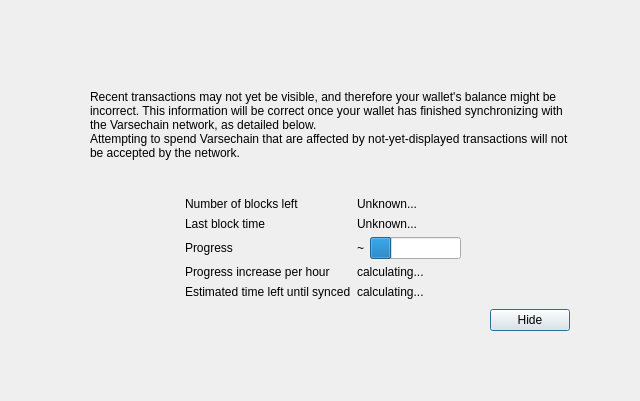
<?xml version="1.0" encoding="UTF-8"?>
<ui version="4.0">
 <class>ModalOverlay</class>
 <widget class="ModalOverlay" name="ModalOverlay">
  <property name="geometry">
   <rect>
    <x>0</x>
    <y>0</y>
    <width>640</width>
    <height>401</height>
   </rect>
  </property>
  <property name="windowTitle">
   <string>Form</string>
  </property>
  <layout class="QVBoxLayout" name="verticalLayout" stretch="0">
   <property name="sizeConstraint">
    <enum>QLayout::SetDefaultConstraint</enum>
   </property>
   <property name="leftMargin">
    <number>0</number>
   </property>
   <property name="topMargin">
    <number>0</number>
   </property>
   <property name="rightMargin">
    <number>0</number>
   </property>
   <property name="bottomMargin">
    <number>0</number>
   </property>
   <item>
    <widget class="QWidget" name="bgWidget" native="true">
     <property name="styleSheet">
      <string notr="true"/>
     </property>
     <layout class="QVBoxLayout" name="verticalLayoutMain" stretch="0">
      <property name="leftMargin">
       <number>60</number>
      </property>
      <property name="topMargin">
       <number>60</number>
      </property>
      <property name="rightMargin">
       <number>60</number>
      </property>
      <property name="bottomMargin">
       <number>60</number>
      </property>
      <item>
       <widget class="QWidget" name="contentWidget" native="true">
        <property name="styleSheet">
         <string notr="true"/>
        </property>
        <layout class="QVBoxLayout" name="verticalLayoutSub" stretch="1,0,0,0,0">
         <property name="spacing">
          <number>0</number>
         </property>
         <property name="leftMargin">
          <number>10</number>
         </property>
         <property name="topMargin">
          <number>10</number>
         </property>
         <property name="rightMargin">
          <number>10</number>
         </property>
         <property name="bottomMargin">
          <number>10</number>
         </property>
         <item>
          <layout class="QHBoxLayout" name="horizontalLayoutIconText" stretch="0,1">
           <property name="topMargin">
            <number>20</number>
           </property>
           <item>
            <layout class="QVBoxLayout" name="verticalLayoutIcon">
             <property name="leftMargin">
              <number>0</number>
             </property>
             <item>
              <widget class="QLabel" name="warningIcon">
               <property name="text">
                <string/>
               </property>
              </widget>
             </item>
             <item>
              <spacer name="verticalSpacerWarningIcon">
               <property name="orientation">
                <enum>Qt::Vertical</enum>
               </property>
               <property name="sizeHint" stdset="0">
                <size>
                 <width>20</width>
                 <height>40</height>
                </size>
               </property>
              </spacer>
             </item>
            </layout>
           </item>
           <item>
            <layout class="QVBoxLayout" name="verticalLayoutInfoText">
             <property name="leftMargin">
              <number>0</number>
             </property>
             <property name="topMargin">
              <number>0</number>
             </property>
             <item>
              <widget class="QLabel" name="infoText">
               <property name="text">
                <string>Recent transactions may not yet be visible, and therefore your wallet's balance might be incorrect. This information will be correct once your wallet has finished synchronizing with the Varsechain network, as detailed below.</string>
               </property>
               <property name="textFormat">
                <enum>Qt::RichText</enum>
               </property>
               <property name="wordWrap">
                <bool>true</bool>
               </property>
              </widget>
             </item>
             <item>
              <widget class="QLabel" name="infoTextStrong">
               <property name="text">
                <string>Attempting to spend Varsechain that are affected by not-yet-displayed transactions will not be accepted by the network.</string>
               </property>
               <property name="textFormat">
                <enum>Qt::RichText</enum>
               </property>
               <property name="wordWrap">
                <bool>true</bool>
               </property>
              </widget>
             </item>
             <item>
              <spacer name="verticalSpacerInTextSpace">
               <property name="orientation">
                <enum>Qt::Vertical</enum>
               </property>
               <property name="sizeHint" stdset="0">
                <size>
                 <width>20</width>
                 <height>40</height>
                </size>
               </property>
              </spacer>
             </item>
            </layout>
           </item>
          </layout>
         </item>
         <item>
          <spacer name="verticalSpacerAfterText">
           <property name="orientation">
            <enum>Qt::Vertical</enum>
           </property>
           <property name="sizeHint" stdset="0">
            <size>
             <width>20</width>
             <height>40</height>
            </size>
           </property>
          </spacer>
         </item>
         <item>
          <layout class="QFormLayout" name="formLayout">
           <property name="fieldGrowthPolicy">
            <enum>QFormLayout::FieldsStayAtSizeHint</enum>
           </property>
           <property name="formAlignment">
            <set>Qt::AlignHCenter|Qt::AlignTop</set>
           </property>
           <property name="horizontalSpacing">
            <number>6</number>
           </property>
           <property name="verticalSpacing">
            <number>6</number>
           </property>
           <property name="topMargin">
            <number>10</number>
           </property>
           <item row="0" column="0">
            <widget class="QLabel" name="labelNumberOfBlocksLeft">
             <property name="text">
              <string>Number of blocks left</string>
             </property>
            </widget>
           </item>
           <item row="0" column="1">
            <widget class="QLabel" name="numberOfBlocksLeft">
             <property name="text">
              <string>Unknown...</string>
             </property>
            </widget>
           </item>
           <item row="1" column="0">
            <widget class="QLabel" name="labelLastBlockTime">
             <property name="text">
              <string>Last block time</string>
             </property>
            </widget>
           </item>
           <item row="1" column="1">
            <widget class="QLabel" name="newestBlockDate">
             <property name="sizePolicy">
              <sizepolicy hsizetype="Maximum" vsizetype="Preferred">
               <horstretch>0</horstretch>
               <verstretch>0</verstretch>
              </sizepolicy>
             </property>
             <property name="text">
              <string>Unknown...</string>
             </property>
            </widget>
           </item>
           <item row="2" column="0">
            <widget class="QLabel" name="labelSyncDone">
             <property name="text">
              <string>Progress</string>
             </property>
            </widget>
           </item>
           <item row="2" column="1">
            <layout class="QHBoxLayout" name="horizontalLayoutSync" stretch="0,1">
             <item>
              <widget class="QLabel" name="percentageProgress">
               <property name="text">
                <string notr="true">~</string>
               </property>
              </widget>
             </item>
             <item>
              <widget class="QProgressBar" name="progressBar">
               <property name="value">
                <number>24</number>
               </property>
               <property name="format">
                <string/>
               </property>
              </widget>
             </item>
            </layout>
           </item>
           <item row="4" column="0">
            <widget class="QLabel" name="labelProgressIncrease">
             <property name="text">
              <string>Progress increase per hour</string>
             </property>
            </widget>
           </item>
           <item row="4" column="1">
            <widget class="QLabel" name="progressIncreasePerH">
             <property name="text">
              <string>calculating...</string>
             </property>
            </widget>
           </item>
           <item row="5" column="0">
            <widget class="QLabel" name="labelEstimatedTimeLeft">
             <property name="text">
              <string>Estimated time left until synced</string>
             </property>
            </widget>
           </item>
           <item row="5" column="1">
            <widget class="QLabel" name="expectedTimeLeft">
             <property name="text">
              <string>calculating...</string>
             </property>
            </widget>
           </item>
          </layout>
         </item>
         <item>
          <layout class="QHBoxLayout" name="horizontalLayoutButtons">
           <property name="leftMargin">
            <number>10</number>
           </property>
           <property name="topMargin">
            <number>10</number>
           </property>
           <item>
            <spacer name="horizontalSpacer">
             <property name="orientation">
              <enum>Qt::Horizontal</enum>
             </property>
             <property name="sizeHint" stdset="0">
              <size>
               <width>40</width>
               <height>20</height>
              </size>
             </property>
            </spacer>
           </item>
           <item>
            <widget class="QPushButton" name="closeButton">
             <property name="text">
              <string>Hide</string>
             </property>
             <property name="focusPolicy">
              <enum>Qt::StrongFocus</enum>
             </property>
             <property name="default">
              <bool>true</bool>
             </property>
            </widget>
           </item>
          </layout>
         </item>
         <item>
          <layout class="QVBoxLayout" name="verticalLayout_2">
           <item>
            <spacer name="verticalSpacer">
             <property name="orientation">
              <enum>Qt::Vertical</enum>
             </property>
             <property name="sizeHint" stdset="0">
              <size>
               <width>20</width>
               <height>40</height>
              </size>
             </property>
            </spacer>
           </item>
          </layout>
         </item>
        </layout>
       </widget>
      </item>
     </layout>
    </widget>
   </item>
  </layout>
 </widget>
 <customwidgets>
  <customwidget>
   <class>ModalOverlay</class>
   <extends>QWidget</extends>
   <header>qt/modaloverlay.h</header>
   <container>1</container>
  </customwidget>
 </customwidgets>
 <resources/>
 <connections/>
</ui>
